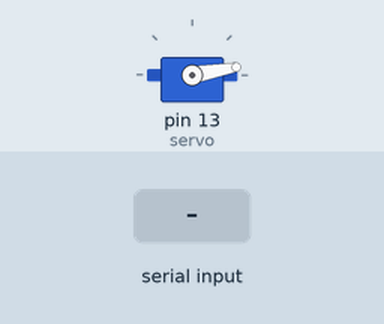
Bench run of a sketch on a simulated Arduino Uno, built with avr-gcc and run on an emulated ATmega328P. Shown: servo. Inputs (shaded band) come from the test bench. What the sketch prints to the serial monitor is not drawn.

Above: at 1.2 s.
1.3 s: "1\n" received over Serial
At 1.77 s:
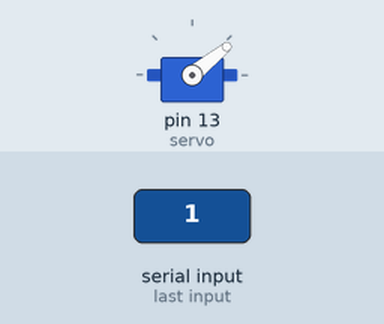
At 4.0 s:
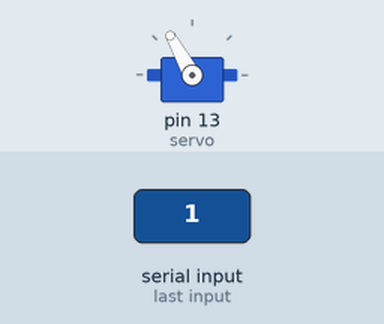
4.3 s: byte 48 ('0') received over Serial
At 5.05 s:
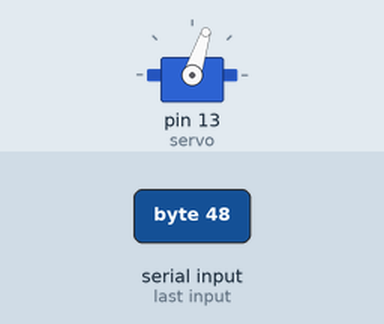
7.3 s: byte 49 ('1') received over Serial
11.8 s: "0\n" received over Serial
Timing chart, 0 to 14.9 s (numbered marks = the images above; inputs shaded):
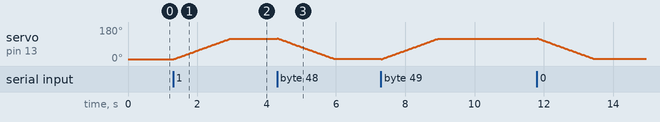

The sketch:

FlagReceiverMain.ino
```cpp
#include <Servo.h>

// Declare servo class and incoming serial value
Servo servo;
int angle = 10;
bool up = false;
char incomingByte = "0";

// Manages the servo on the Arduino Uno
void setup() {
  // Attach the servo to port 13 and write the initial angle
  servo.attach(13);
  servo.write(angle);
  Serial.begin(115200);
}

// Checks for input serial signals and moves the flag
void loop()
{
  Serial.println(angle);
  // If the serial is set up
  if (Serial.available() > 0){
    // Read the byte from the Huzzah
    incomingByte = Serial.read();
    Serial.println(incomingByte);
    // 1 = activates flag upward, 0 = activates flag downward
    // If told to raise and already lowered
    if (incomingByte == '1'
    && angle == 10){
      Serial.println("Moisture level: low");
      // scan from 0 to 120 degrees
      for(angle = 10; angle < 120; angle++)
      {
        servo.write(angle);
        delay(15);
      }
    }
    // If told to lower and already raised
    else if (incomingByte == '0'
    && angle == 120){
      Serial.println("Moisture level: good");
      // Run the servo back down 120 degrees
      for(angle = 120; angle > 10; angle--)
      {
        servo.write(angle);
        delay(15);
      }
    }
    else {
      Serial.println("No signal compatible");
    }
  }
  else {
      Serial.println("No signal detected via Rx");
    }
}

// Some code modified from https://www.electronics-lab.com/project/using-sg90-servo-motor-arduino/
```

Measured:
- after the input at 1.3 s, servo on pin 13 (servo): moves from 10° to 119° over 1.6 s, starting at once
